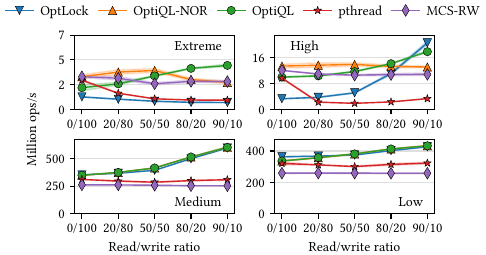

Here is the Python script that generated this plot:
#!/bin/python3
from matplotlib.ticker import MaxNLocator
import os
import re
import matplotlib.pyplot as plt
import pandas as pd
import seaborn as sns

from microbenchmark import *

def parse_output(text):
    rows = []
    pattern = r'(.+),(.+),(.+),(.+),(.+)'
    for line in text.split('\n'):
        m = re.match(pattern, line)
        if m:
            if m.group(1) == "All":
                return pd.DataFrame([[float(m.group(2)), float(m.group(3)), float(m.group(4)), float(m.group(5))]],
                                    columns=["operations", "successes", "reads", "read_successes"])

def load(base_dir, name, latches, rw_ratios, threads):
    dfs = []
    REPLICAS = 2
    for latch in latches:

        for replica in range(1, REPLICAS+1):
            for rw_ratio in rw_ratios:
                filename = os.path.join(base_dir, "{name}-{rw_ratio}-{latch}-{threads}-{replica}-stdout.txt".format(name=name, rw_ratio=rw_ratio, latch=latch, threads=threads, replica=replica))
                with open(filename) as f:
                    df = parse_output(f.read())
                    df["latch"] = latch
                    df["replica"] = replica
                    df["rw_ratio"] = rw_ratio
                    dfs.append(df)
    return pd.concat(dfs, ignore_index=True)

mixed_rw_ratios = rw_ratios + ["R90-W10"] # ["R90-W10", "R95-W5"]

def plot(base_dir):
    # plt.rcParams.update({'font.size': 8})
    plt.rcParams['text.usetex'] = True
    plt.rcParams['text.latex.preamble'] = '\\usepackage{libertine}\n\\usepackage{libertinust1math}\n\\usepackage[T1]{fontenc}'
    plt.rcParams["font.family"] = "serif"

    fig, axs = plt.subplots(2, 2)
    fig.set_size_inches(4, 2.1, forward=True)
    contention_idx = 0
    for i in range(2):
        for j in range(2):
            thread = 80
            contention = contentions[contention_idx]
            contention_idx += 1
            ax = axs[i, j]
            ax.yaxis.set_major_locator(MaxNLocator(3))
            df = load(base_dir, "Latch-{}".format(contention), rw_latches, mixed_rw_ratios, thread)
            for (k, latch) in enumerate(rw_latches):
                plot_df = df[(df['latch'] == latch)]
                g = sns.lineplot(x='rw_ratio', y='successes', # TODO add read successes to show successful rate somehow
                                data=plot_df, ax=ax,
                                ci='sd',
                                label=printed_latches[latch], legend=False,
                                linewidth=1,
                                marker=markers[k], markersize=6, markeredgecolor="black", markeredgewidth=0.3)
            g.set_xticklabels([printed_ratios[ratio] for ratio in mixed_rw_ratios])
            #g.set_title(printed_contentions[contention])


            if i == 0:
                if j == 0:
                    fig.text(0.33, 0.85, printed_contentions[contention], va='center', rotation='horizontal')
                    ax.set_ylim([0, 7_500_000])
                else:
                    fig.text(0.89, 0.6, printed_contentions[contention], va='center', rotation='horizontal')
                    ax.set_ylim([0, 23_000_000])
            else:
                if j == 0:
                    fig.text(0.33, 0.1, printed_contentions[contention], va='center', rotation='horizontal')
                    ax.set_ylim([0, 675_000_000])
                else:
                    fig.text(0.89, 0.1, printed_contentions[contention], va='center', rotation='horizontal')
                    ax.set_ylim([0, 475_000_000])

            if i == 1:
                g.set_xlabel("Read/write ratio")
            else:
                g.set_xlabel("")
            g.set_ylabel("")
            yticks = ['{}'.format(int(x)//1000_000) for x in ax.get_yticks().tolist()]
            ax.set_yticklabels(yticks)
            ax.grid(axis='y', alpha=0.4)


    lines, _ = axs[0, 0].get_legend_handles_labels()
    labels = [printed_latches[latch] for latch in rw_latches]
    fig.legend(lines, labels, handletextpad=0.5, columnspacing=0.7, loc='upper right', bbox_to_anchor=(0.9, 1.06), ncol=len(rw_latches), frameon=False)
    
    fig.text(-0.04, 0.45, "Throughput (million ops/s)", va='center', rotation='vertical')

    fig.subplots_adjust(left=0.08, right=0.98, bottom=0.05, top=0.9, hspace=0.4, wspace=0.25)
    plt.savefig(f'mixed.pdf', format='pdf', bbox_inches='tight', pad_inches=0)


if __name__ == '__main__':
    base_dir = "../../latch-microbenchmarks"
    plot(base_dir)
